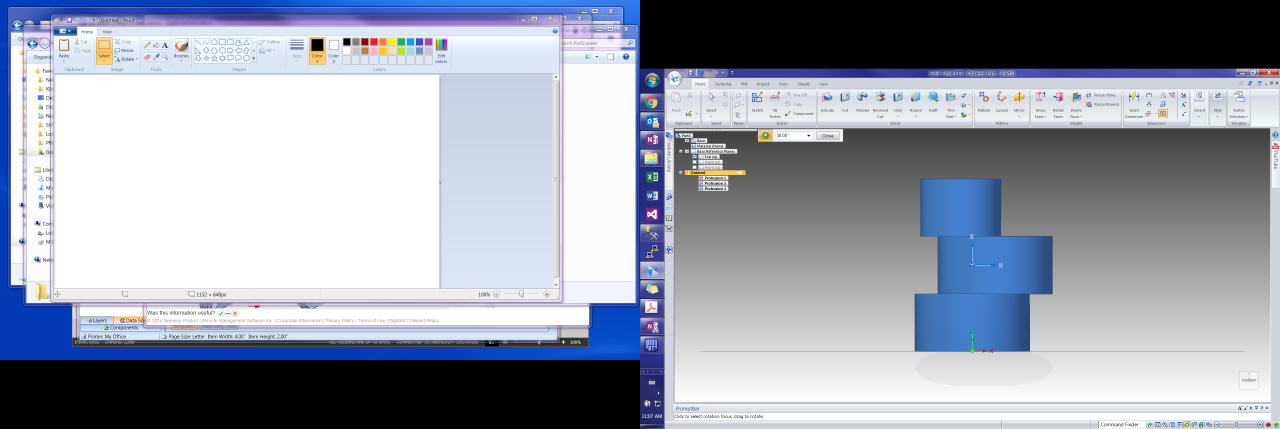
//> input picture pics/0.jpg, 3840 x 1286 px (shown at 1/3 size)
$ ./test   (built with g++ and OpenCV 4)
//> lines starting //> are read from the running program, lines starting //| are printed output that depends on the picture
/*
 * test.cpp
 *
 *  Created on: Jan 2, 2017
 *      Author: karl
 */


#include <cv.h>
#include <highgui.h>

using namespace cv;

//#include <stdio>
//#include <dirent.h>
#include <cstdlib>
#include <cmath>
#include <ctgmath>
#include <math.h>       /* sin */
#define PI 3.14159265
using std::cout;
using std::endl;


//points in images (x, y)
class ImagePoint : public Point {
public:
	ImagePoint(int x, int y) {
		this->x = x;
		this->y = y;
	}
	ImagePoint(const ImagePoint& obj) : ImagePoint(obj.x, obj.y) { }
};

//points in theta, phi, z.
class AnglePoint {
public:
	AnglePoint(float theta, float phi, float z)
		: theta(theta), phi(phi), z(z)
		{ }
	float theta;
	float phi;
	float z;
};

//Converted to 3d
class LinearEqn {
public:
	float m;
	float b;
	float z;

	LinearEqn(float m, float b, float z)
			: m(m), b(b), z(z) { } // simple constructor
	LinearEqn(const LinearEqn &eqn)
		: m(eqn.m), b(eqn.b), z(eqn.z) { } // copy constructor
	~LinearEqn() { } // destructor

	float y(float x) {
		return m*x + b;
	}

	// Ignores potential z-height errors..
	// [17 lines left out: functions Intersection, Rotate, not called in this run]
};

// this accounts to creating a type in order to handle a single variable
// wouldn't a vector of vectors work just fine?
//class AnglePointMap: Mat {
//public:
//	AnglePointMap(int height, int numAngles) : Mat(height, numAngles, CV_32FC3) {}
//	void set(int y, int x, AnglePoint pt) {
//
//	}
//	AnglePoint get(int y, int x) {
//
//	}
//};

using AnglePointMap = vector<vector<AnglePoint>>;

//a 2d map of any type. must provide own functionality for resizing
template<typename T>class VectorMap {
public:
	vector<vector<T>> vmap;
	int height;
	int width;

	// [6 lines left out: function VectorMap, not called in this run]
//	VectorMap(&VectorMap obj) : VectorMap(obj.height, obj.width, ) { }

	void set(const int y, const int x, T& pt) {
		vmap.at(y).at(x) = pt;
	}
	T get(const int y, const int x) const {
		return vmap.at(y).at(x);
	}
// [7 lines of commented-out code are left out]
};

// [7 lines of commented-out code are left out]

// [51 lines left out: functions DoIntersection, DoMidpoints, dispImage, dispEdge, not called in this run]


vector<ImagePoint> detectEdges(const Mat hsv, const int NUMVERTSTEPS, const int CENTERCOL) {
	//Mat detectEdges(Mat hsv) {
	vector<ImagePoint> edges;
	edges.reserve(NUMVERTSTEPS);
	int pixelstep = hsv.rows / NUMVERTSTEPS;

//	int edges[hsv.rows/10] = {};
	//Mat edges (1, hsv.rows/10, CV_16UC2, 0);

	int r = 0, i = 0;
	while (r < hsv.rows) {
		bool found = false;
		//for (int c=0; c < hsv.cols; c++) {
		// don't look any farther than center column
		for (int c=0; c < CENTERCOL; c++) {
			//hue from 205-265, saturation > 50%, value > 30% ?
			Vec3b pt = hsv.at<Vec3b>(r,c);

			//why the hell is the hue value so small? It never goes above 17.
			if (int(pt.val[0]) > 100 && int(pt.val[0]) < 135 &&
					int(pt.val[1]) > 125 &&
					int(pt.val[2]) > 100) {
				//save point
				ImagePoint vert (CENTERCOL - c,r);
				edges.push_back(vert);
				//edges.at<Point>(i) = vert;

				//skip to next row
				found = true;
				break;
			}
		}
		if (!found) { edges.push_back(ImagePoint(0,r)); }

		i = i + 1;
		r = r + pixelstep;
	}
	return edges;
}


//Certainly not optimized for speed lolz
//also, this is only valid for orthographic views.
// [17 lines left out: function getCartesion, not called in this run]


vector<AnglePoint> getThetas(const vector<ImagePoint> edges, const float focalDist, const float phi) {
	vector<AnglePoint> thetas;
	thetas.reserve(edges.size());
	for (auto edge: edges) {
		float theta = atan(edge.x/focalDist);
		thetas.push_back(AnglePoint(theta, phi, edge.y));
	}
	return thetas;
}


// [20 lines of commented-out code are left out]
// [32 lines left out: function OrientRadialTrisVerts, not called in this run]

#include <iostream>
#include <fstream>
#include <ctime>

using std::ofstream;

// [38 lines left out: functions WriteVerts, WriteTris, write, not called in this run]


int main( int argc, char** argv ) {

	vector<string> filenames = {"0.jpg", "30.jpg", "60.jpg",
			"90.jpg", "120.jpg", "150.jpg",
			"240.jpg", "270.jpg", "300.jpg", "330.jpg"};

	Mat image;
	//image = imread( argv[1], 1 );
	Rect roi (1000,1000,500,500); //user input
	int CENTERCOL = 417; //user input or determined by machine architecture
	int NUMANGLES = filenames.size();
	int NUMVERTSTEPS = 10;
	float FOCALDIST = 2000;

	AnglePointMap apMap; //used because I don't know how big this is??
	apMap.reserve(NUMANGLES);

	float phi = 0;
	for (unsigned int i = 0; i < filenames.size(); ++i) {
		// Region of Interest
		image = imread( "pics/"+filenames[i], 1 );
//> image is the input picture: 1286 rows x 3840 cols, CV_8UC3; mean B, G, R 171.1, 158.3, 152.9
		Mat image_roi(image, Rect(2500, 500, 800, 600)); // x0, y0, w, h
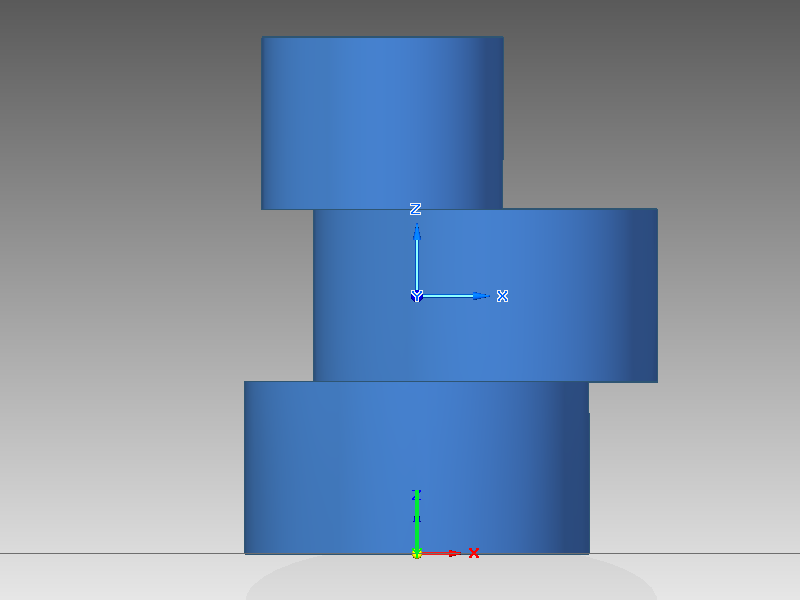
//> image_roi: 600 rows x 800 cols, CV_8UC3; mean B, G, R 165, 142.5, 125.3
		Mat hsv;
		cvtColor(image_roi, hsv, CV_BGR2HSV);
//> hsv: 600 rows x 800 cols, CV_8UC3; mean H, S, V 36, 56.5, 165.2

		//Mat edges = detectEdges(hsv);
		vector<ImagePoint> edges = detectEdges(hsv, NUMVERTSTEPS, CENTERCOL);
//> the loop in detectEdges, `while (r < hsv.rows)` made 10 passes
//> found on passes 1 to 10: false, true, true, true, true, true, true, true, true, true
//> after the loop in detectEdges, `while (r < hsv.rows)`: edges = 10 items; r = 600; i = 10
//> edges = 10 items

		vector<AnglePoint> anglePoints;
		anglePoints = getThetas(edges, FOCALDIST, phi);
//> the loop in getThetas, `for (auto edge: edges)` made 10 passes
//> (theta, this->x in ImagePoint, this->y in ImagePoint) on passes 1 to 9: (0, 156, 60), (0.0778, 156, 120), (0.0778, 156, 180), (0.0778, 104, 240), (0.052, 104, 300), (0.052, 104, 360), (0.052, 173, 420), (0.0863, 173, 480), (0.0863, 173, 540)
//> theta on pass 10: 0.0863
//> anglePoints = 10 items
		phi = phi + 30.0;

		apMap.push_back(anglePoints);
//> apMap = 1 item

		//dispEdge(edges, image_roi, CENTERCOL);
	}
//> pass 2 of the loop `for (unsigned int i = 0; i < filenames.size(); ++i)`:
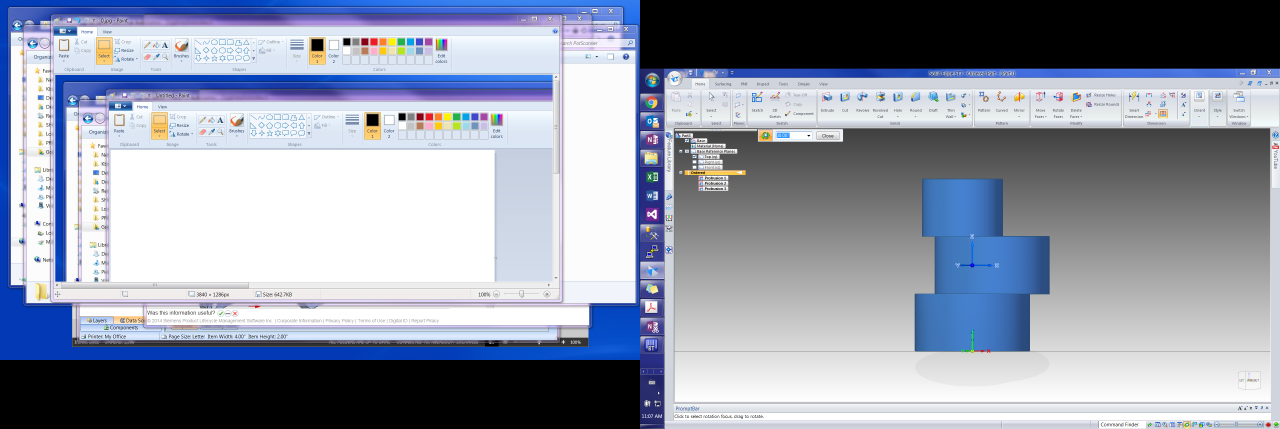
//> input picture pics/30.jpg, 3840 x 1286 px (shown at 1/3 size)
//> image is the input picture: 1286 rows x 3840 cols, CV_8UC3; mean B, G, R 168.6, 153.1, 146.6
//> `Mat image_roi(image, Rect(2500, 500, 800, 600));`:
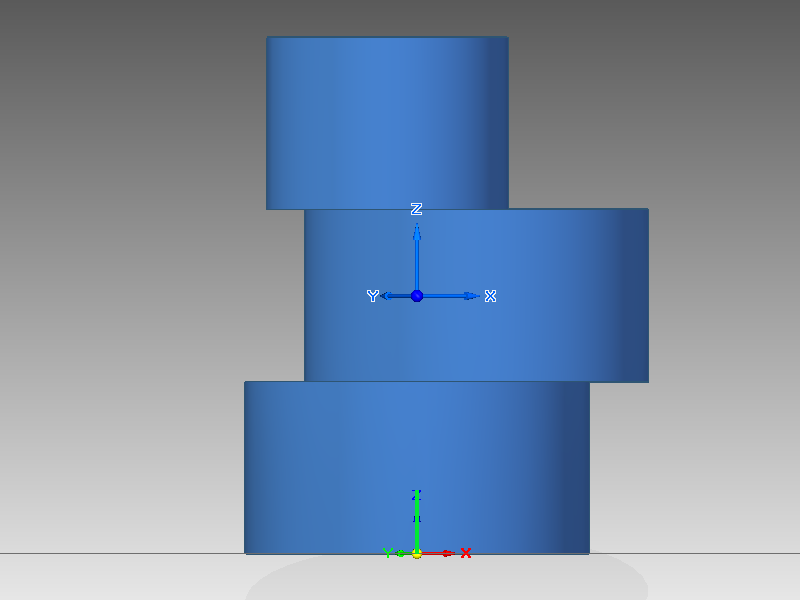
//> image_roi: 600 rows x 800 cols, CV_8UC3; mean B, G, R 165, 142.4, 125.2
//> hsv: 600 rows x 800 cols, CV_8UC3; mean H, S, V 36, 56.7, 165.2
//> the loop in detectEdges (call 2), `while (r < hsv.rows)` made 10 passes
//> the loop in getThetas (call 2), `for (auto edge: edges)` made 10 passes
//> (theta, this->x in ImagePoint, this->y in ImagePoint) on passes 1 to 8: (0, 151, 60), (0.0754, 151, 120), (0.0754, 151, 180), (0.0754, 113, 240), (0.0564, 113, 300), (0.0564, 113, 360), (0.0564, 173, 420), (0.0863, 173, 480)
//> apMap = 2 items
//> pass 3 of the loop `for (unsigned int i = 0; i < filenames.size(); ++i)`:
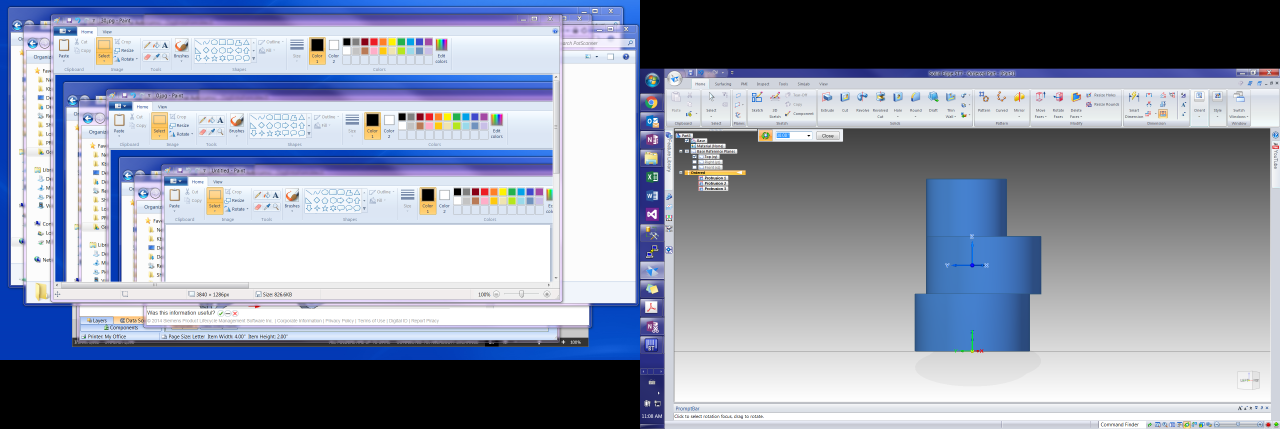
//> input picture pics/60.jpg, 3840 x 1286 px (shown at 1/3 size)
//> image is the input picture: 1286 rows x 3840 cols, CV_8UC3; mean B, G, R 165.6, 148.1, 141.3
//> `Mat image_roi(image, Rect(2500, 500, 800, 600));`:
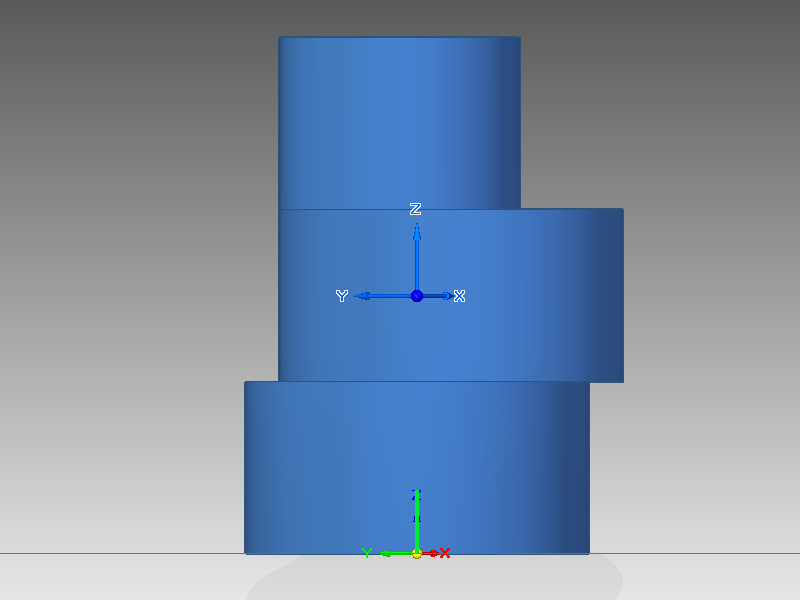
//> image_roi: 600 rows x 800 cols, CV_8UC3; mean B, G, R 165, 142.4, 125.2
//> hsv: 600 rows x 800 cols, CV_8UC3; mean H, S, V 36, 56.7, 165.2
//> apMap = 3 items
//> (the run ends here: the program stops with an error, at `Mat image_roi(image, Rect(2500, 500, 800, 600));`)
